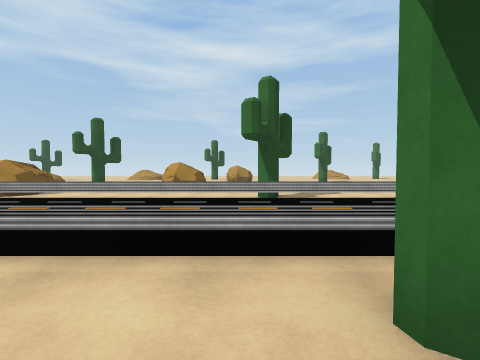
view 1 (above)

24 first-person views from a walk through a scene from a Unity 3-D project. The camera is 1.3 m above the floor, tilts 2° down and sees 85° across. The floor is counted in squares, 2 m on a side. Each view is taken from the middle of a square. On the plan, view 1 faces up. The plan holds only what a view shows up to about 9 squares ahead; the rest is blank. The place goes on beyond the plan. The player is left out.

view 2
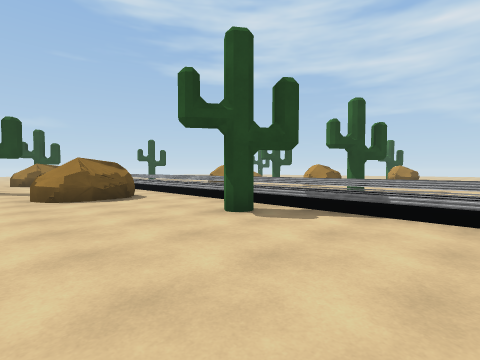

view 3
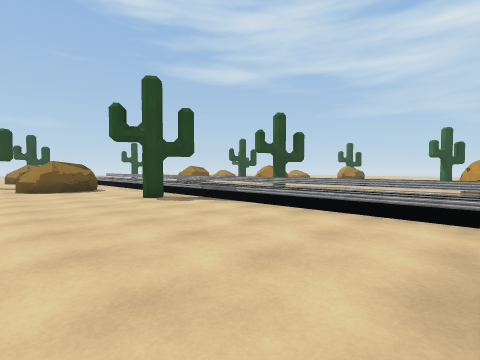

view 4
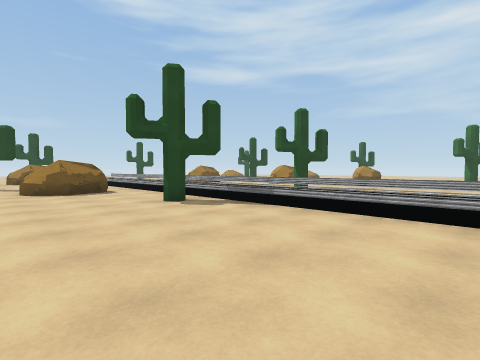

view 5
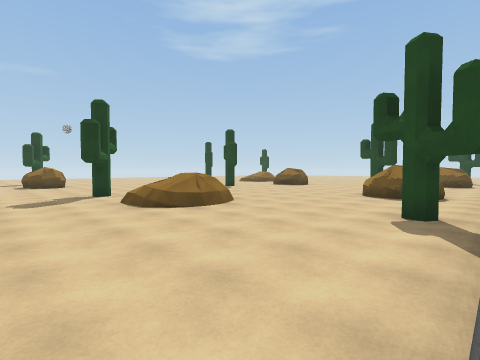

view 6
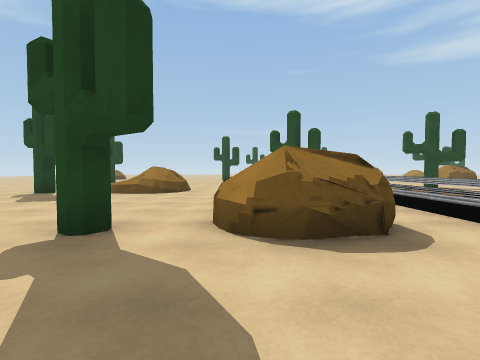

view 7
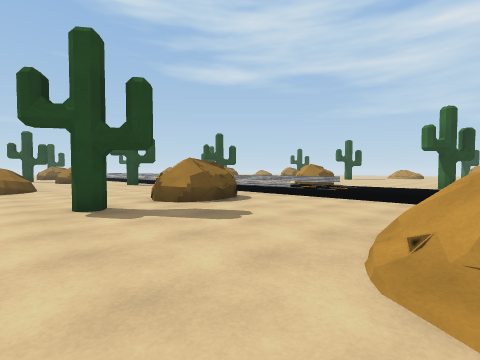

view 8
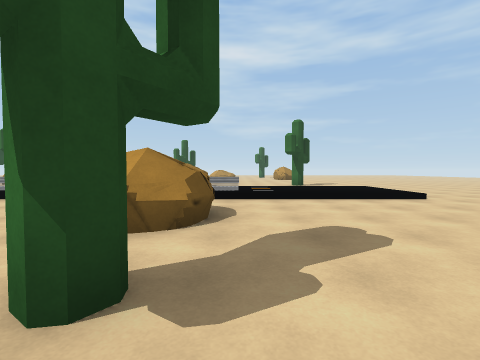

view 9
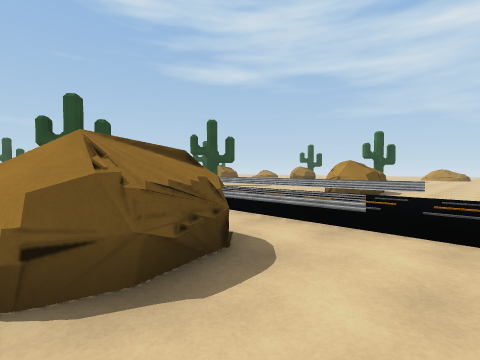

view 10
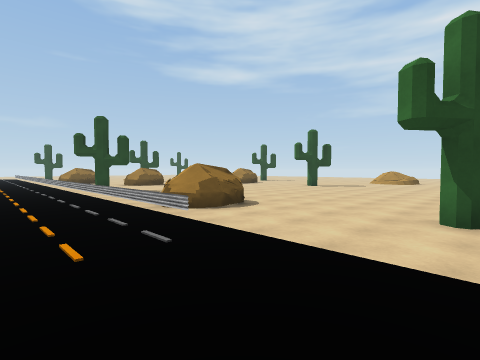

view 11
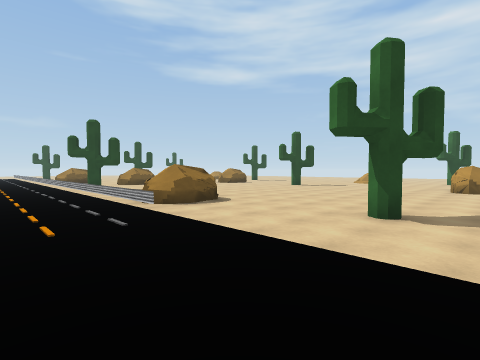

view 12
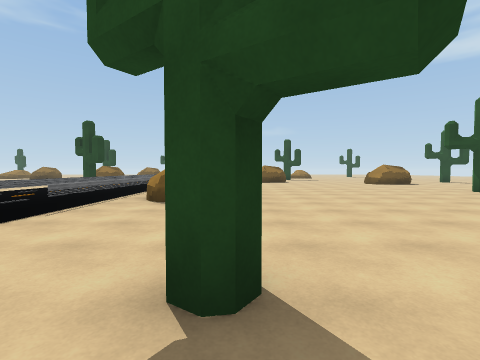

view 13
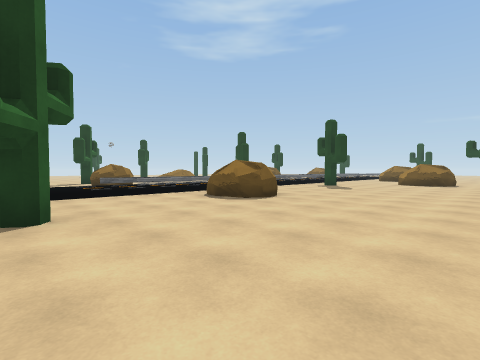

view 14
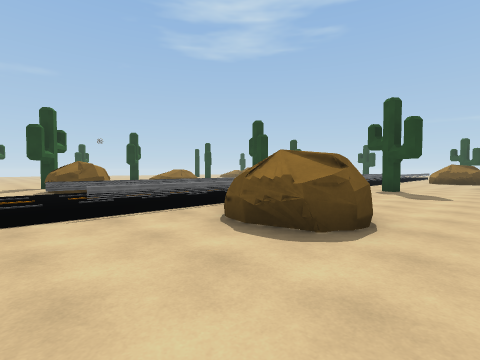

view 15
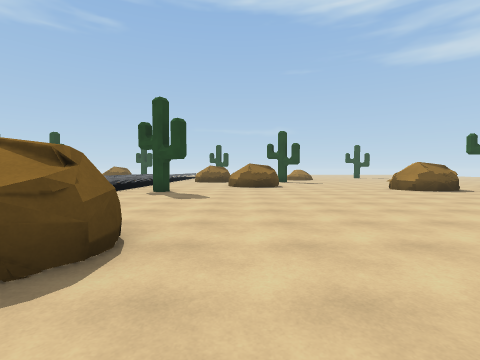

view 16
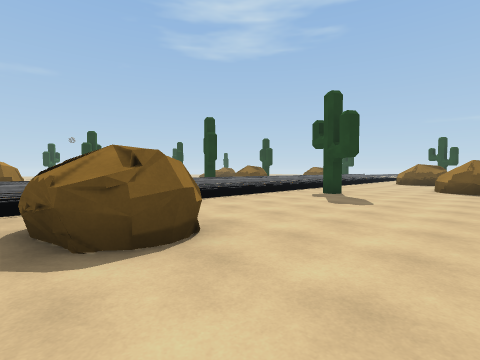

view 17
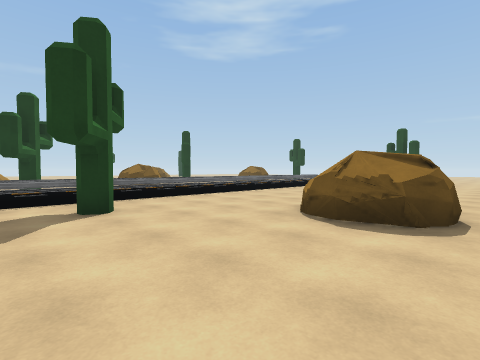

view 18
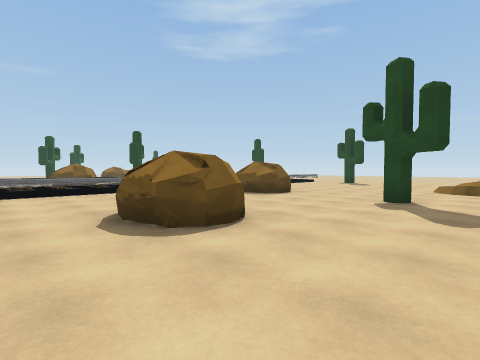

view 19
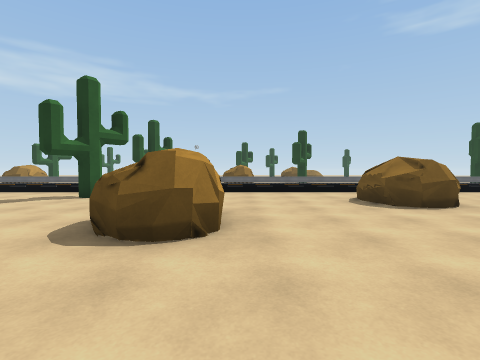

view 20
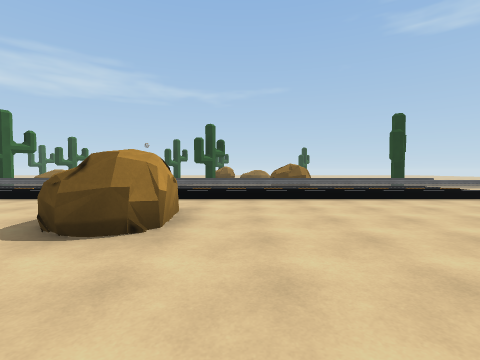

view 21
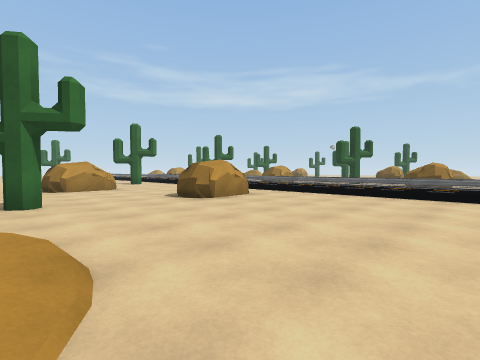

view 22
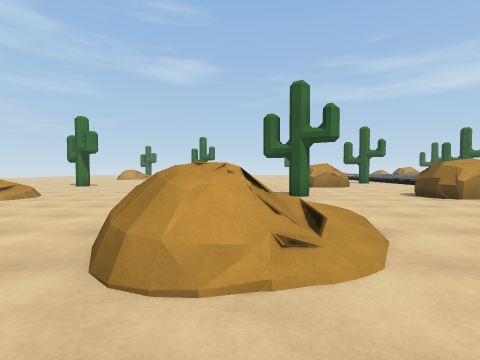

view 23
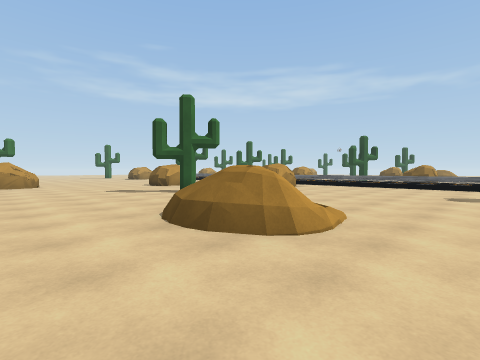

view 24
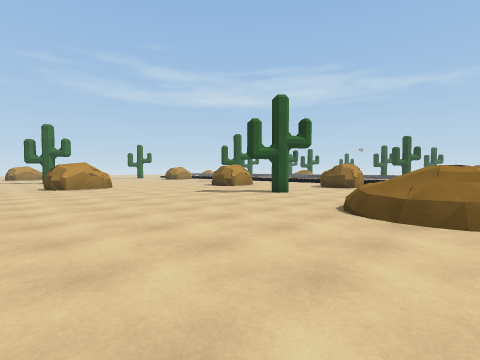

### Floor plan
Key: @ floor where view 1 was taken; # wall or solid block; . main floor; : floor 0.25 m higher than the main floor; + floor 0.5 m higher than the main floor; * floor 0.75 m higher than the main floor; % floor 1 m higher than the main floor; & floor 1.25 m higher than the main floor; / step, stairs or slope; = window, fence, low wall or low ledge; ^ raised ledge.
Columns run from 13 left of view 1 to 14 right of it. Each row starts with its distance up from view 1.
 19       +/..
 18   ....//....
 17   .............
 16 .............#.   #
 15 .............#.....      #
 14 ..==/................  ...
 13 ..*&/......................
 12 ...//..#...................
 11 ...........................
 10 ...........#...............
  9 ...........#...............
  8 ......##.................#.
  7 ......##......#.....#......
  6 ....................^......
  5 ####################:#=////
  4 :::::::::::::::::::::::::::.
  3 ::::::::  :::::::::::::::::.
  2 ///////////////////////////.
  1    #   .../...#.............
  0    #      #^.@.......#.....
 -1         ..^..........^.../=
 -2         ................../
 -3            .../==....#..../
 -4             ..  %..........
 -5                 +....
 -6                 ....
 -7                 #...
 -8                 ....
 -9                  ..

Positions as (right, up) in squares from view 1, and headings:
1: (0, 0), facing up
2: (4, -2), facing up-left
3: (7, -2), facing up-left
4: (6, -2), facing up-left
5: (6, 2), facing down-left
6: (11, -1), facing left
7: (13, -4), facing up-left
8: (9, -4), facing up
9: (10, -1), facing up-left
10: (12, 3), facing up-left
11: (13, 3), facing up-left
12: (13, 8), facing left
13: (12, 12), facing down-left
14: (10, 9), facing down-left
15: (9, 9), facing left
16: (8, 10), facing down-left
17: (2, 11), facing down-left
18: (0, 13), facing down-left
19: (-3, 13), facing down
20: (-8, 11), facing down
21: (-12, 12), facing down-right
22: (-13, 13), facing right
23: (-13, 16), facing down-right
24: (-11, 18), facing down-right
